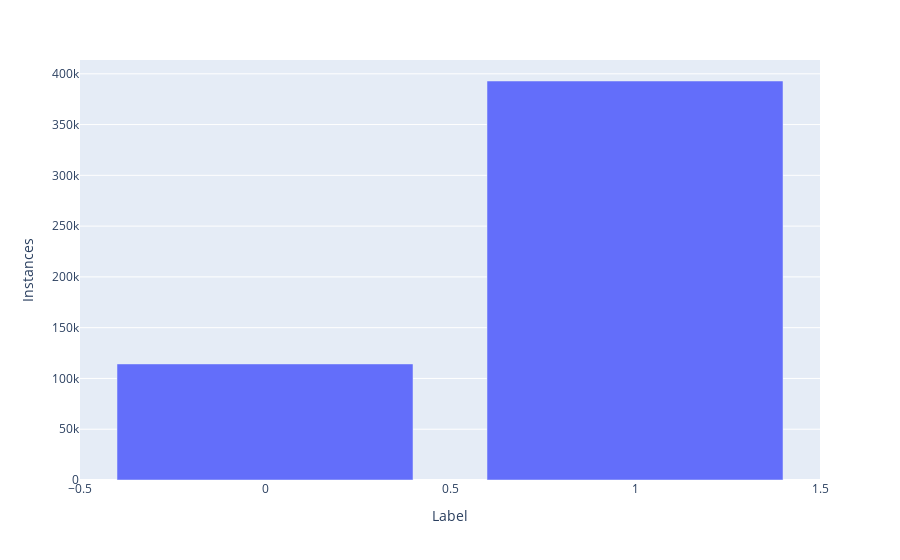

The cell this chart's notebook holds for it:
### Code cell
# URL labels overview
label_counter = pd.DataFrame(urls_df.Label.value_counts())
print(label_counter.Label)
fig = px.bar(label_counter, x=label_counter.index, y=label_counter.Label)
fig.update_layout(
    xaxis_title="Label",
    yaxis_title="Instances",
)
fig.show()

### Figure 1 — Plotly figure (JSON) as saved in the notebook; plotly's stock layout.template omitted (floating-point values rounded to 4 significant figures)
{"data": [{"alignmentgroup": "True", "hovertemplate": "index=%{x}<br>Label=%{y}<extra></extra>", "legendgroup": "", "marker": {"color": "#636efa", "pattern": {"shape": ""}}, "name": "", "offsetgroup": "", "orientation": "v", "showlegend": false, "textposition": "auto", "type": "bar", "x": [1, 0], "xaxis": "x", "y": [392897, 114299], "yaxis": "y"}], "layout": {"barmode": "relative", "legend": {"tracegroupgap": 0}, "margin": {"t": 60}, "xaxis": {"anchor": "y", "domain": [0, 1], "title": {"text": "Label"}}, "yaxis": {"anchor": "x", "domain": [0, 1], "title": {"text": "Instances"}}}}
